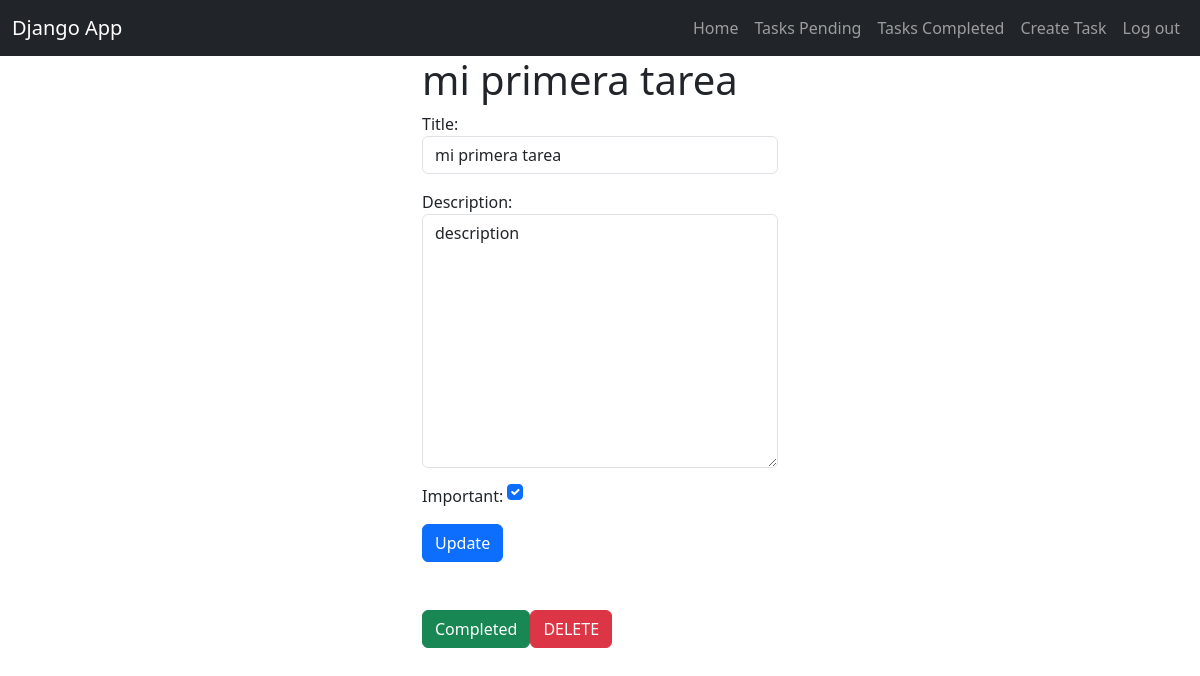
Screenshot of /tasks/1/ (signed in) with the database file from the repository.
### tasks/models.py (models this page shows, shortened)
class Task(models.Model):
    title = models.CharField(max_length=100)
    description = models.TextField(blank=True)
    created = models.DateTimeField(auto_now_add=True)
    datecompleted = models.DateTimeField(null=True, blank=True)
    important = models.BooleanField(default=False)
    user = models.ForeignKey(User, on_delete=models.CASCADE)

### tasks/views.py (the view, shortened to what this page needs)
# urls.py: path('tasks/<int:task_id>/', views.task_detail, name='task_detail'),
@login_required
def task_detail(request, task_id):
    if request.method == 'GET':
        task = get_object_or_404(Task, pk=task_id, user=request.user)
        form = TaskForm(instance=task)
        return render(request, 'task_detail.html', {'task': task, 'form': form})

### tasks/forms.py
class TaskForm(forms.ModelForm):
    class Meta:
        model = Task
        fields = ['title', 'description', 'important']
        widgets= {
            'title': forms.TextInput(attrs={'class':'form-control', 'placehholder':'Write a title'}),
            'description': forms.Textarea(attrs={'class':'form-control', 'placehholder':'Write a description'}),
            'important': forms.CheckboxInput(attrs={'class':'form-check-input m-auto'})
        }

### tasks/templates/task_detail.html (shortened to what this page needs)
{% extends 'base.html' %}
{% block content %}
<main class="container">
    <div class="row">
       <div class="col-md-4 offset-md-4">
        <h1>{{task.title}}</h1>
        <form method="POST">
            {{form.as_p}}
            <button class="btn btn-primary">
                Update
            </button>
        </form>
        <div class="mt-5 d-flex">
        <form method="POST" action="{% url 'complete_task' task.id %}">
            <button class="btn btn-success">
                Completed
            </button>
        </form>
        <form method="POST" action="{% url 'delete_task' task.id %}">
            <button class="btn btn-danger">
                DELETE
            </button>
        </form>
    </div>
       </div>
    </div>
</main>
{% endblock %}

### rows the page displays
Task: title "mi primera tarea", description "description", important "☑"
